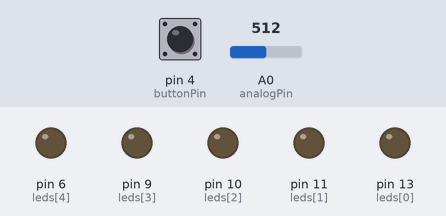
Simulated run of this sketch. Board: Arduino Uno, built with avr-gcc and run on an emulated ATmega328P. Parts: output pins drawn as LEDs (lit = HIGH). Dashed ring = blinking. The inputs (shaded band) are chosen by the test bench; at power-on: pin 4 (buttonPin) LOW, A0 (analogPin) = 512.

Above: at 1.2 s.
1.3 s: pin 4 (buttonPin) pulled HIGH for 0.15 s
At 1.7 s:
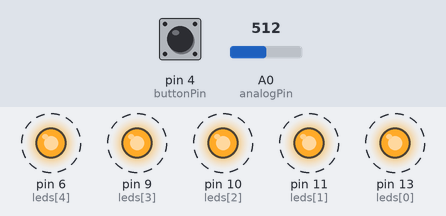
4.4 s: pin 4 (buttonPin) pulled HIGH for 1 s
At 4.7 s:
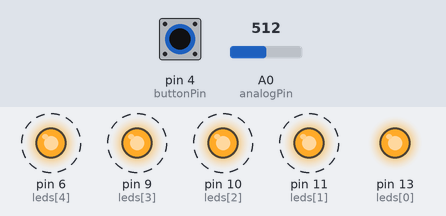
7.4 s: pin 4 (buttonPin) pulled HIGH for 3.2 s
At 7.5 s:
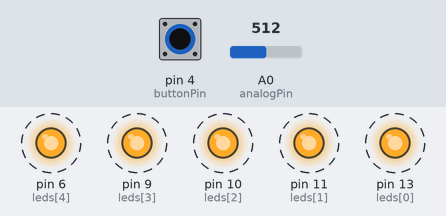
Timing chart, 0 to 12.0 s (numbered marks = the images above; inputs shaded):
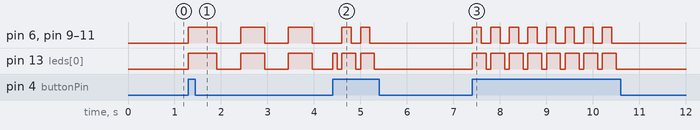

The sketch:

bikelight.ino
```cpp
int leds[] = {13, 11, 10, 9, 6};
int buttonPin = 4;
int analogPin = 0;
int speed = 250;
unsigned long currentTime = 0;
unsigned long sampleTime;
unsigned long lastButtonTime;
int counter = 0;
int mode = 0;
int sampleDelay = 100;

void setup() {
  Serial.begin(9600);
  // initialize the digital pin as an output.
  for (int i = 0; i < sizeof(leds)/sizeof(int); i++)
  {
    pinMode(leds[i], OUTPUT);
  }
  pinMode(buttonPin, INPUT);
  sampleTime = millis() + sampleDelay;
  //Set up analog pin for reading
}

void oneOn(int ledIndex) {
  for (int i=0; i < sizeof(leds)/sizeof(int); i++) {
    if (i == ledIndex) {
      digitalWrite(leds[i], HIGH);
    } else {
      digitalWrite(leds[i], LOW);
    }
  }
}

void bounce(unsigned long timeDiff) {
  int positionOn = (int)floor(timeDiff) % 8;
  if (positionOn > 4) {
    positionOn = 8 - positionOn;
  }
  oneOn(positionOn);
}

void setAllLeds(int setPoint) {
  for (int i = 0; i < sizeof(leds)/sizeof(int); i++)
  {
    digitalWrite(leds[i], setPoint);
  }
}

void allOn() {
  setAllLeds(HIGH);
}

void allOff() {
  setAllLeds(LOW);
}

void flash(unsigned long timeDiff) {
  int ledState = (int)floor(timeDiff) % 2;
  if (ledState == 0) {
    setAllLeds(HIGH);
  } else {
    setAllLeds(LOW);
  }
}

void loop() {
  currentTime = millis(); //get current time

  speed = analogRead(analogPin); // 0-1023 (Potentiometer value from 0-5V)
  if (speed < 25) {
    speed = 25; // Minimum limit on speed
  }

  int buttonPress;

  if (currentTime >= sampleTime) { //Prevent debouncing
    buttonPress = digitalRead(buttonPin); //HIGH = pressed, LOW = not pressed
    if (buttonPress == HIGH) {
      counter++;
      lastButtonTime = currentTime;
    }
    sampleTime = currentTime + sampleDelay;
  }

  int mode = counter % 4;
  unsigned long timeDiff = (currentTime - lastButtonTime) / speed;
  switch(mode) {
    case 0:
      allOff();
      break;
    case 1:
      allOn();
      break;
    case 2:
      flash(timeDiff);
      break;
    case 3:
      bounce(timeDiff);
      break;
    default:
      break;
  }
}
```

Measured:
- after the input at 1.3 s, pin 6 (leds[4]), pin 9 (leds[3]), pin 10 (leds[2]), pin 11 (leds[1]), pin 13 (leds[0]): alternates HIGH for 0.51 s and LOW for 0.51 s, starting at once
- after the input at 4.4 s, pin 6 (leds[4]), pin 9 (leds[3]), pin 10 (leds[2]), pin 11 (leds[1]): alternates HIGH for 0.20 s and LOW for 0.20 s, 4 changes in all, then stays LOW, starting after 0.20 s
- after the input at 7.4 s, pin 6 (leds[4]), pin 9 (leds[3]), pin 10 (leds[2]), pin 11 (leds[1]): alternates HIGH for 0.20 s and LOW for 0.20 s, 16 changes in all, then stays LOW, starting at once; pin 13 (leds[0]): alternates HIGH for 0.30 s and LOW for 0.10 s, 16 changes in all, then stays LOW, starting at once
